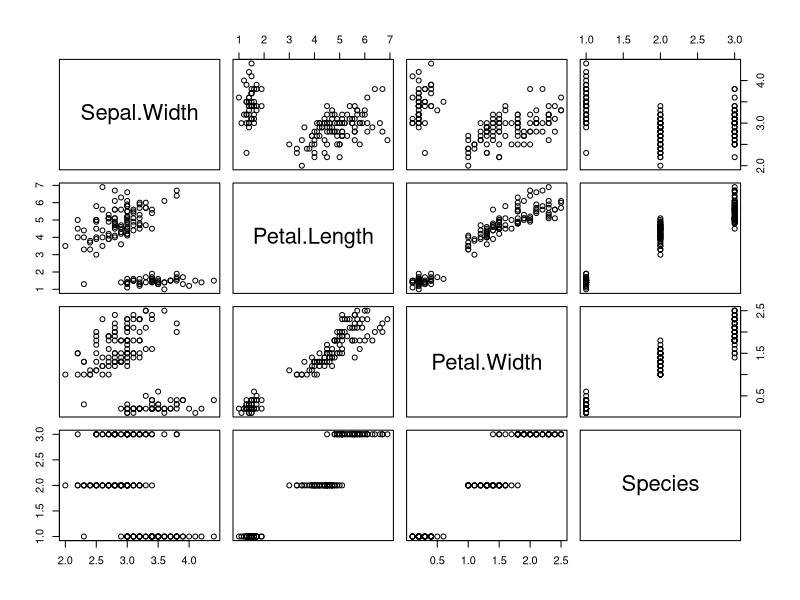

Source code (R):
## ---- chunk 1
1 + 1
## ---- chunk 2
#| echo: false
2 * 2
## ---- chunk 3
str(iris)
plot(iris[, -1])
